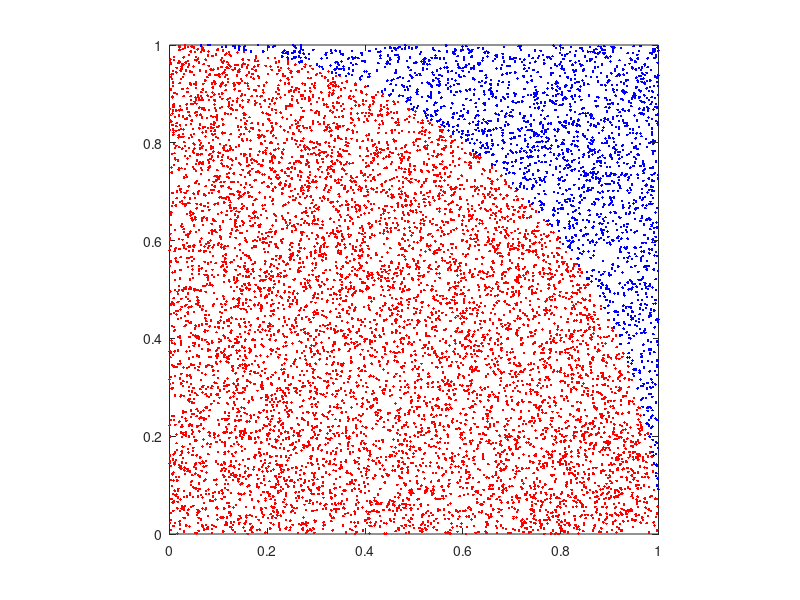

The MATLAB script that drew this image:
clear all
clc
close all

tic
% Define the number of samples
N = 1e4; 

% Initialize the array to hold the sample values
sampling_N = zeros(1, N); 
plot_in_x = -ones(1,N);
plot_in_y = -ones(1,N);
plot_out_x = -ones(1,N);
plot_out_y = -ones(1,N);

for n = 1:N
    % Generate random values for x and y
    x = rand;
    y = rand;
    
    % Check if the point is inside the circle
    if x^2+y^2 <= 1
        % Record a 1 if the point is inside the circle
        sampling_N(n) = 1;
        plot_in_x(n) = x;
        plot_in_y(n) = y;
    else
        plot_out_x(n) = x;
        plot_out_y(n) = y;
    end
end

% Compute the estimate of pi
pi_estimate = 4*sum(sampling_N)/N
error = abs(pi_estimate-pi)/pi

%plot
plot_in_x(plot_in_x==-1)=[];
plot_in_y(plot_in_y==-1)=[];
plot_out_x(plot_out_x==-1)=[];
plot_out_y(plot_out_y==-1)=[];

plot(plot_in_x,plot_in_y,'.r');
hold on
plot(plot_out_x,plot_out_y,'.b');
xlim([0 1]);
ylim([0 1]);
axis square
toc

